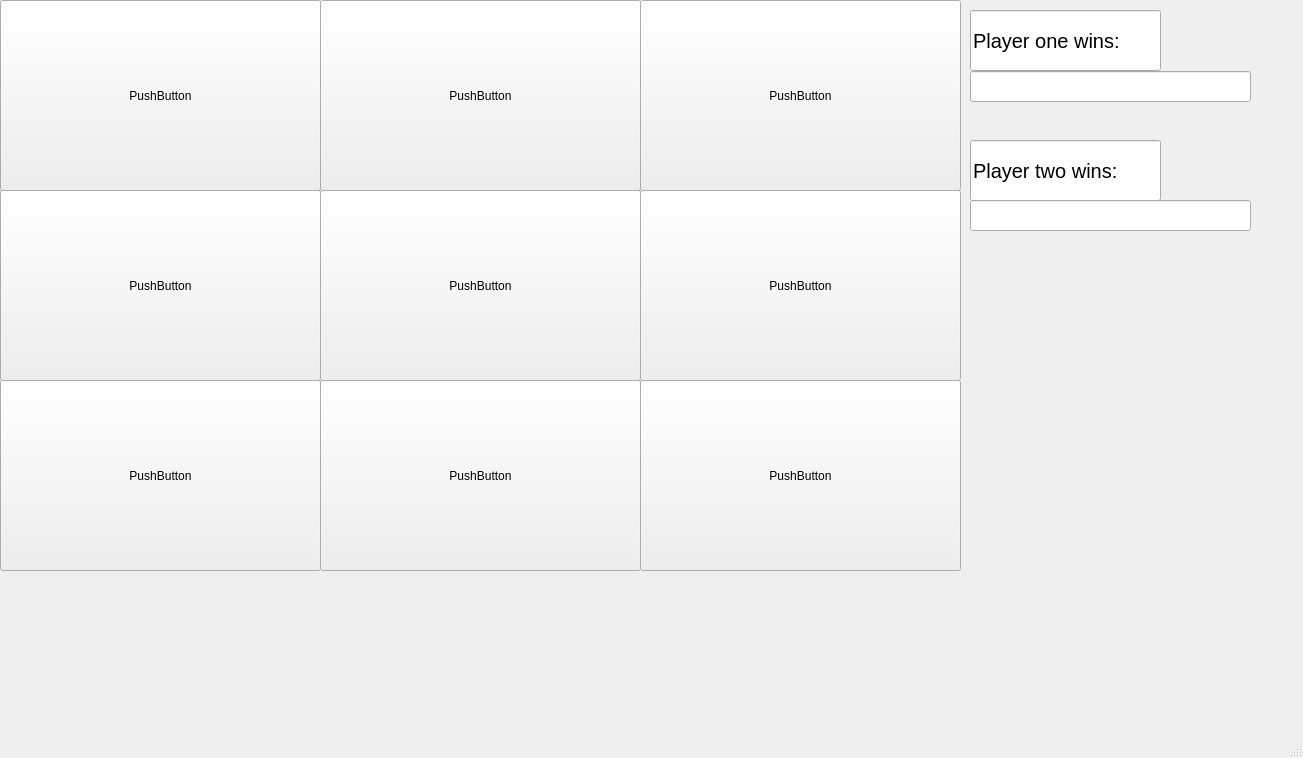
<?xml version="1.0" encoding="UTF-8"?>
<ui version="4.0">
 <class>MainWindow</class>
 <widget class="QMainWindow" name="MainWindow">
  <property name="geometry">
   <rect>
    <x>0</x>
    <y>0</y>
    <width>1303</width>
    <height>758</height>
   </rect>
  </property>
  <property name="windowTitle">
   <string>MainWindow</string>
  </property>
  <widget class="QWidget" name="centralwidget">
   <widget class="QPushButton" name="sqr1">
    <property name="geometry">
     <rect>
      <x>0</x>
      <y>0</y>
      <width>321</width>
      <height>191</height>
     </rect>
    </property>
    <property name="text">
     <string>PushButton</string>
    </property>
   </widget>
   <widget class="QPushButton" name="sqr4">
    <property name="geometry">
     <rect>
      <x>0</x>
      <y>190</y>
      <width>321</width>
      <height>191</height>
     </rect>
    </property>
    <property name="text">
     <string>PushButton</string>
    </property>
   </widget>
   <widget class="QPushButton" name="sqr7">
    <property name="geometry">
     <rect>
      <x>0</x>
      <y>380</y>
      <width>321</width>
      <height>191</height>
     </rect>
    </property>
    <property name="text">
     <string>PushButton</string>
    </property>
   </widget>
   <widget class="QPushButton" name="sqr3">
    <property name="geometry">
     <rect>
      <x>640</x>
      <y>0</y>
      <width>321</width>
      <height>191</height>
     </rect>
    </property>
    <property name="text">
     <string>PushButton</string>
    </property>
   </widget>
   <widget class="QPushButton" name="sqr2">
    <property name="geometry">
     <rect>
      <x>320</x>
      <y>0</y>
      <width>321</width>
      <height>191</height>
     </rect>
    </property>
    <property name="text">
     <string>PushButton</string>
    </property>
   </widget>
   <widget class="QPushButton" name="sqr5">
    <property name="geometry">
     <rect>
      <x>320</x>
      <y>190</y>
      <width>321</width>
      <height>191</height>
     </rect>
    </property>
    <property name="text">
     <string>PushButton</string>
    </property>
   </widget>
   <widget class="QPushButton" name="sqr8">
    <property name="geometry">
     <rect>
      <x>320</x>
      <y>380</y>
      <width>321</width>
      <height>191</height>
     </rect>
    </property>
    <property name="text">
     <string>PushButton</string>
    </property>
   </widget>
   <widget class="QPushButton" name="sqr6">
    <property name="geometry">
     <rect>
      <x>640</x>
      <y>190</y>
      <width>321</width>
      <height>191</height>
     </rect>
    </property>
    <property name="text">
     <string>PushButton</string>
    </property>
   </widget>
   <widget class="QPushButton" name="sqr9">
    <property name="geometry">
     <rect>
      <x>640</x>
      <y>380</y>
      <width>321</width>
      <height>191</height>
     </rect>
    </property>
    <property name="text">
     <string>PushButton</string>
    </property>
   </widget>
   <widget class="QLineEdit" name="playeronewins">
    <property name="geometry">
     <rect>
      <x>970</x>
      <y>10</y>
      <width>191</width>
      <height>61</height>
     </rect>
    </property>
    <property name="font">
     <font>
      <pointsize>15</pointsize>
     </font>
    </property>
    <property name="text">
     <string>Player one wins:</string>
    </property>
   </widget>
   <widget class="QLineEdit" name="playeronewinstext">
    <property name="geometry">
     <rect>
      <x>970</x>
      <y>71</y>
      <width>281</width>
      <height>31</height>
     </rect>
    </property>
    <property name="font">
     <font>
      <pointsize>20</pointsize>
     </font>
    </property>
   </widget>
   <widget class="QLineEdit" name="playertwowins_text">
    <property name="geometry">
     <rect>
      <x>970</x>
      <y>140</y>
      <width>191</width>
      <height>61</height>
     </rect>
    </property>
    <property name="font">
     <font>
      <pointsize>15</pointsize>
     </font>
    </property>
    <property name="text">
     <string>Player two wins:</string>
    </property>
   </widget>
   <widget class="QLineEdit" name="playertwowins">
    <property name="geometry">
     <rect>
      <x>970</x>
      <y>200</y>
      <width>281</width>
      <height>31</height>
     </rect>
    </property>
    <property name="font">
     <font>
      <pointsize>20</pointsize>
     </font>
    </property>
   </widget>
  </widget>
  <widget class="QMenuBar" name="menubar">
   <property name="geometry">
    <rect>
     <x>0</x>
     <y>0</y>
     <width>1303</width>
     <height>26</height>
    </rect>
   </property>
  </widget>
  <widget class="QStatusBar" name="statusbar"/>
 </widget>
 <resources/>
 <connections/>
</ui>
